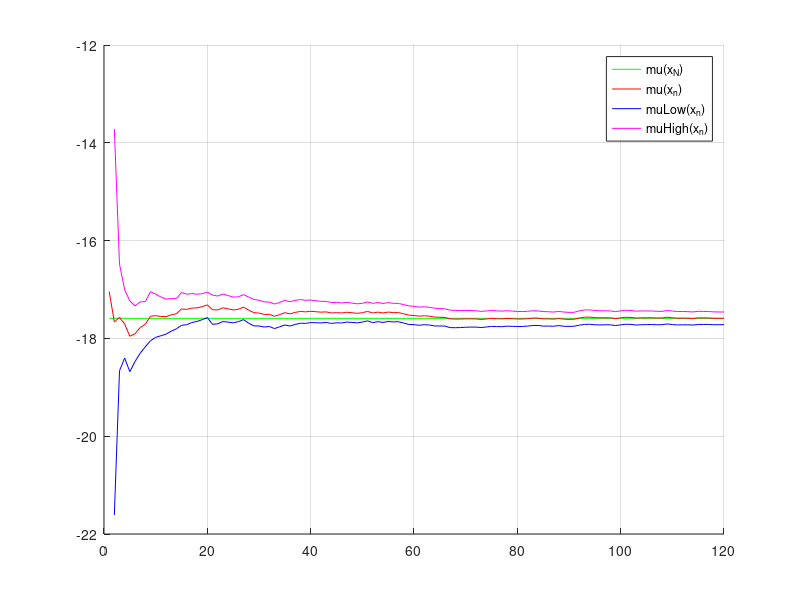
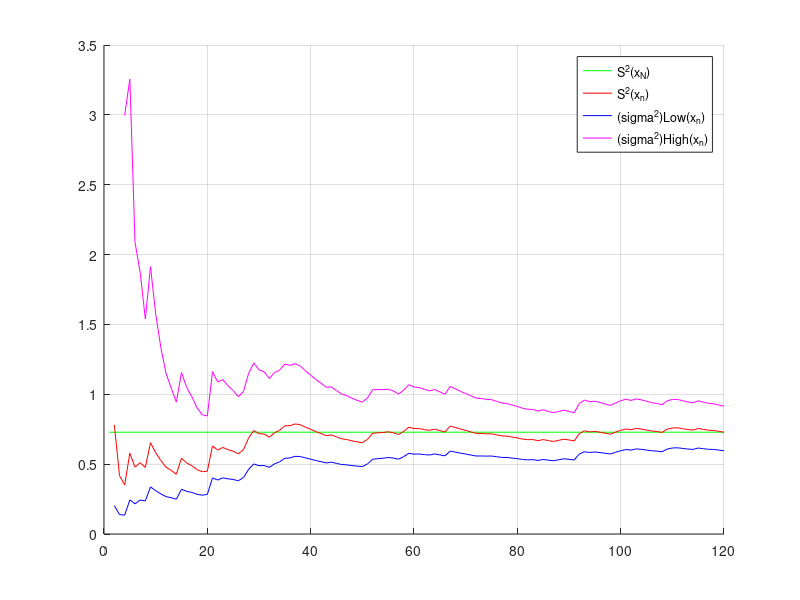

The MATLAB source for these figures, in order:
function lab2
    clear
    X = [-17.04,-18.29,-17.38,-18.11,-18.96,-17.65,-17.02,-17.22,-16.25,-17.44,-17.69,-17.61,-17.09,-17.19,-16.02,-17.56,-16.94,-17.29,-16.93,-16.61,-19.38,-17.53,-16.39,-17.89,-17.98,-17.04,-16.22,-19.09,-18.91,-17.77,-18.30,-17.44,-18.84,-16.39,-16.13,-18.37,-16.37,-16.70,-17.78,-17.03,-17.76,-17.87,-17.20,-18.44,-17.19,-17.75,-16.81,-17.97,-18.03,-16.87,-16.10,-19.16,-16.51,-18.39,-16.48,-18.08,-17.49,-18.89,-19.09,-17.96,-18.40,-16.96,-18.15,-18.71,-17.81,-17.86,-19.47,-17.86,-17.60,-17.30,-17.60,-17.71,-18.42,-16.88,-16.76,-18.00,-17.97,-16.83,-18.00,-18.08,-17.61,-17.02,-16.73,-17.64,-18.76,-17.68,-18.04,-16.45,-18.79,-18.03,-17.38,-15.27,-15.97,-17.41,-18.61,-18.00,-17.42,-17.77,-19.05,-16.16,-16.27,-18.00,-18.90,-17.05,-17.46,-17.49,-18.20,-17.59,-15.78,-18.88,-18.53,-17.39,-17.83,-18.17,-16.15,-17.66,-17.76,-18.32,-17.70,-17.56];
    N = length(X);
    gamma = 0.9;
    alpha = (1 - gamma)/2;
    mu = findMu(X);
    S2 = findS2(X);
    muArray = getMuArray(X, N);
    varArray = getVarArray(X, N);

    muHigh = findMuHigh(muArray, varArray, alpha, N);
    muLow = findMuLow(muArray, varArray, alpha, N);

    sigma2High = getsigma2High(varArray, alpha, N);
    sigma2Low = getsigma2Low(varArray, alpha, N);

    figure
    hold on;
    plot([1,N], [mu, mu], 'g');
    plot((1:N), muArray, 'r');
    plot((1:N), muLow, 'b');
    plot((1:N), muHigh, 'm');
    legend('mu(x_N)','mu(x_n)','muLow(x_n)','muHigh(x_n)');
    grid on;
    hold off;

    figure
    hold on;
    plot([1,N], [S2, S2], 'g');
    plot((1:N), varArray, 'r');
    plot((1:N), sigma2Low, 'b');
    plot((4:N), sigma2High(4:length(sigma2High)), 'm');
    legend('S^2(x_N)','S^2(x_n)','(sigma^2)Low(x_n)','(sigma^2)High(x_n)');
    grid on;
    hold off;

    N = size(X,2);
    muArray = getMuArray(X, N);
    varArray = getVarArray(X, N);
    muHigh = findMuHigh(muArray, varArray, alpha, N);
    muLow = findMuLow(muArray, varArray, alpha, N);
    sigma2High = getsigma2High(varArray, alpha, N);
    sigma2Low = getsigma2Low(varArray, alpha, N);

    fprintf('mu = %.2f\n', mu);
    fprintf('S^2 = %.2f\n', S2);
    fprintf('mu_low = %.2f\n', muLow(end));
    fprintf('mu_high = %.2f\n', muHigh(end));
    fprintf('sigma^2_low = %.2f\n', sigma2Low(end));
    fprintf('sigma^2_high = %.2f\n', sigma2High(end));

    function mu = findMu(X)
        mu = sum(X)/size(X,2);
    end

    function sigma = getSigmaSqr(X)
        tempMu = findMu(X);
        sigma = sum((X - tempMu) .* (X - tempMu))/size(X,2);
    end

    function S2 = findS2(X)
        n = size(X,2);
        S2 = n/ (n - 1) * getSigmaSqr(X);
    end

    function muArray = getMuArray(X, N)
        muArray = zeros(1,N);
        for i = 1:N
            muArray(i) = findMu(X(1:i));
        end
    end

    function varArray = getVarArray(X, N)
        varArray = zeros(1,N);
        for i = 1:N
            varArray(i) = findS2(X(1:i));
        end
    end

    function muHigh = findMuHigh(muArray, varArray, alpha, N)
        muHigh = zeros(1, N);
        for i = 1:N
            muHigh(i) = muArray(i) + sqrt(varArray(i)./ i) .* tinv(1 - alpha, i - 1);
        end
    end

    function muLow = findMuLow(muArray, varArray, alpha, N)
        muLow = zeros(1, N);
        for i = 1:N
            muLow(i) = muArray(i) + sqrt(varArray(i)./ i) .* tinv(alpha, i - 1);
        end
    end

    function sigma2High = getsigma2High(varArray, alpha, N)
        sigma2High = zeros(1, N);
        for i = 1:N
            sigma2High(i) = varArray(i) .* (i - 1) ./ chi2inv(alpha, i - 1);
        end
    end

    function sigma2Low = getsigma2Low(varArray, alpha, N)
        sigma2Low = zeros(1, N);
        for i = 1:N
            sigma2Low(i) = varArray(i) .* (i - 1) ./ chi2inv(1 - alpha, i - 1);
        end
    end
end